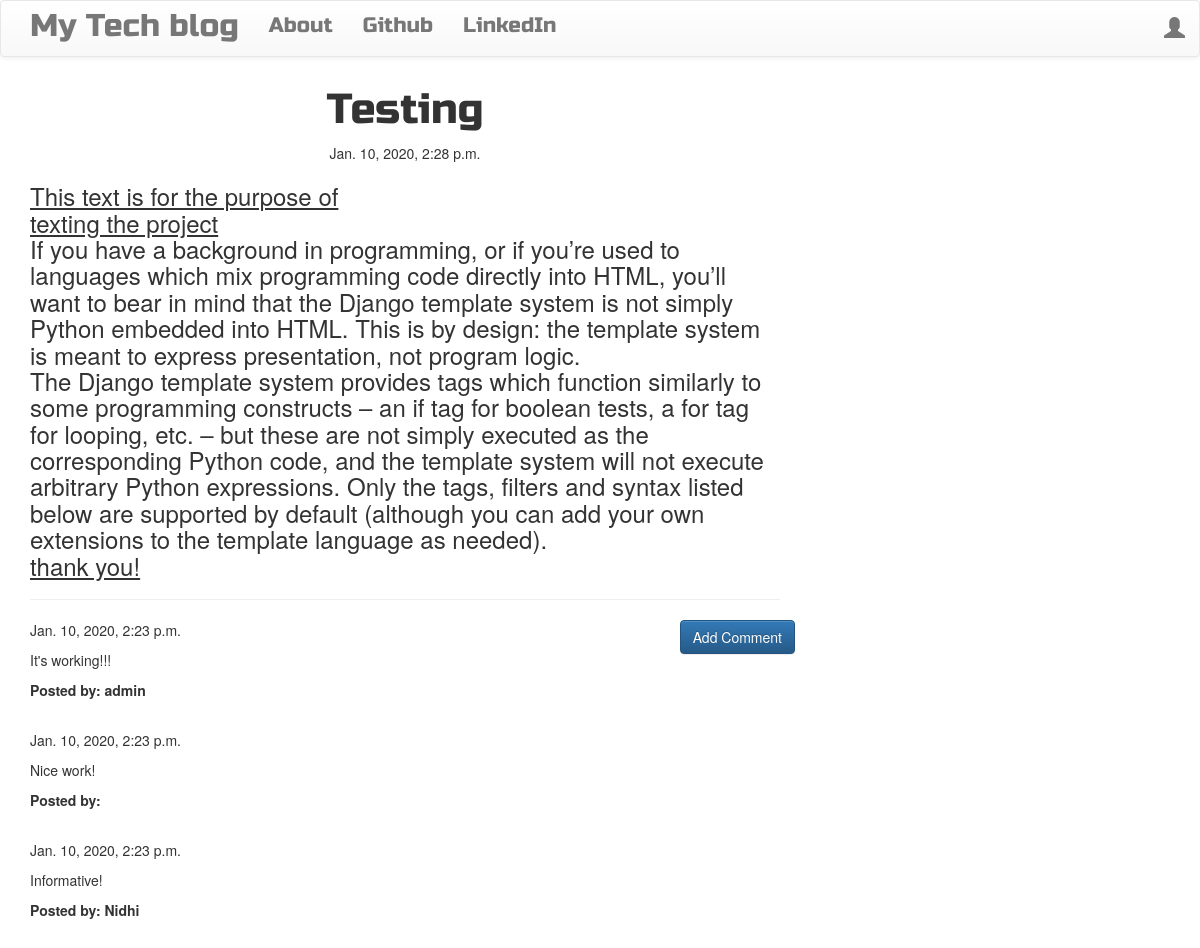
/post/1, run on the app's committed database.
### blog/models.py (models this page shows, shortened)
class Post(models.Model):
    author = models.ForeignKey('auth.User', on_delete=models.CASCADE) #Since we expect only one User to make the changes and in case of multiusers there will be no 'auth.User'
    title = models.CharField(max_length=256)
    text = models.TextField()
    created_date = models.DateTimeField(default=timezone.now())
    published_date = models.DateTimeField(blank=True, null=True)

class Comment(models.Model):
    post = models.ForeignKey('blog.Post', related_name='comments', on_delete=models.CASCADE) #this will connect all comments to their actual post
    author = models.CharField(max_length=200)
    text = models.TextField()
    created_date = models.DateTimeField(default=timezone.now())
    approved_comment = models.BooleanField(default=False)

### blog/views.py (the view)
# urls.py: re_path(r'^post/(?P<pk>\d+)$', views.PostDetailView.as_view(), name='post_detail'),
class PostDetailView(DetailView):
    login_url = '/login/'
    redirect_field_name = 'blog/post_detail.html'
    form_class = PostForm
    model = Post

### blog/templates/blog/post_detail.html (shortened to what this page needs)
{% extends 'blog/base.html' %}
{% block content %}
<h1 class="posttitle loader">{{post.title}}</h1>
{% if post.published_date %}
  <div class="date postdate">
    <p>{{post.published_date}}</p>
  </div>
{% else %}
  <a class="btn btn-default" href="{% url 'post_publish' pk=post.pk %}">Publish</a>
{% endif %}
<p class="postcontent">{{ post.text|safe|linebreaksbr }}</p>
<hr>
<a class="btn btn-primary btn-comment" href="{% url 'add_comment_to_post' pk=post.pk %}">Add Comment</a>
{% for comment in post.comments.all %}
  {% if user.is_authenticated or comment.approved_comment %}
    {{ comment.created_date }}
    <p>{{comment.text|safe|linebreaks}}</p>
    <p><strong>Posted by: {{comment.author}}</strong></p>
    <br>
  {% endif %}
  {% empty %}
    <p>No Comments!</p>
{% endfor %}
{% endblock %}

### blog/templates/blog/base.html (shortened to what this page needs)
<!DOCTYPE html>
{% load staticfiles %}
<html>
    <head>
        <link rel="stylesheet" href="https://maxcdn.bootstrapcdn.com/bootstrap/3.3.7/css/bootstrap.min.css">
        <link rel="stylesheet" href="https://maxcdn.bootstrapcdn.com/bootstrap/3.3.7/css/bootstrap-theme.min.css">
        <link rel="stylesheet" href="//cdn.jsdelivr.net/medium-editor/latest/css/medium-editor.min.css" type="text/css" media="screen" charset="utf-8">
        <link rel="stylesheet" href="{% static 'css/blog.css' %}">
<body class='loader'>
  <nav class="navbar navbar-default techfont custom-navbar">
    <div class="container">
      <ul class="nav navbar-nav">
        <li><a class='navbar-brand bigbrand' href="{% url 'post_list' %}">My Tech blog</a></li>
        <li><a href="{% url 'about' %}">About</a></li>
        <li><a href="https://www.github.com">Github</a></li>
        <li><a href="https://www.linkedin.com">LinkedIn</a></li>
      </ul>
      <ul class="nav navbar-nav navbar-right">
        {% if user.is_authenticated %}
        <li>
          <a href="{% url 'post_new' %}" >New Post</a>
        </li>
        <li>
          <a href="{% url 'post_draft_list' %}">Drafts</a>
        </li>
        <li>
          <a href="{% url 'logout' %}" >Log out</a>
        </li>
        <li>
          <a >Welcome: {{ user.username }}</a>
        </li>
          {% else %}
          <li><a class='nav navbar-right' href="{% url 'login' %}" ><span class="glyphicon glyphicon-user"></span></a></li>
        {% endif %}
      </ul>
  </div>
</nav>
        <div class="content container">
            <div class="row">
                <div class="col-md-8">
                  <div class="blog_posts">
                    {% block content %}
                    {% endblock %}
                  </div>
                </div>
            </div>
        </div>
</body>
</html>

### blog/static/css/blog.css (style rules this page uses)
.techfont { font-family: 'Russo One', sans-serif; font-size: 1.5em; margin-bottom: 10px; }
.postdate { text-align: center; }
.posttitle { font-family: 'Russo One', sans-serif; font-size: 3em; text-align: center; }
.postcontent { font-family: 'Montserrat'; font-size: 1.5em; }
.btn-comment { position: absolute; right: 0px; }
.bigbrand { font-size: 1.5em; }
.loader { filter:hue-rotate(0deg); color: linear-gradient(45deg,#0f8,#08f); animation:hue 5000ms infinite linear; }

### data on the page
Post: title "Testing", published_date "Jan. 10, 2020, 2:28 p.m.", text "This text is for the purpose of texting the project If you have a background in programming, or if you’re used to languages which mix programming code directly into HTML, you’ll want to bear in mind that the Django template system is not simply Python embedded into HTML. This is by design: the template system is meant to express presentation, not program logic. The Django template system provides tags which function similarly to some programming constructs – an if tag for boolean tests, a for tag for looping, etc. – but these are not simply executed as the corresponding Python code, and the template system will not execute arbitrary Python expressions. Only the tags, filters and syntax…"
Comment: created_date "Jan. 10, 2020, 2:23 p.m.", text "It's working!!!", author "admin"
Comment: created_date "Jan. 10, 2020, 2:23 p.m.", text "Nice work!"
Comment: created_date "Jan. 10, 2020, 2:23 p.m.", text "Informative!", author "Nidhi"
